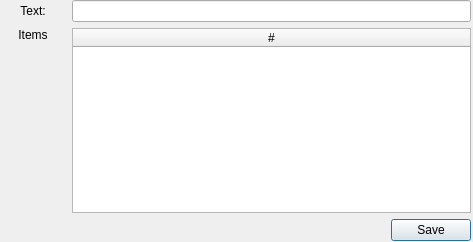
<?xml version="1.0" encoding="UTF-8"?>
<ui version="4.0">
 <class>EditInterDial</class>
 <widget class="QDialog" name="EditInterDial">
  <property name="geometry">
   <rect>
    <x>0</x>
    <y>0</y>
    <width>473</width>
    <height>242</height>
   </rect>
  </property>
  <property name="windowTitle">
   <string>Edit the Interactive</string>
  </property>
  <widget class="QWidget" name="verticalLayoutWidget">
   <property name="geometry">
    <rect>
     <x>0</x>
     <y>0</y>
     <width>471</width>
     <height>241</height>
    </rect>
   </property>
   <layout class="QVBoxLayout" name="verticalLayout" stretch="1,4,1">
    <item>
     <layout class="QHBoxLayout" name="horizontalLayout_2" stretch="1,6">
      <item>
       <widget class="QLabel" name="label">
        <property name="text">
         <string>Text:</string>
        </property>
        <property name="alignment">
         <set>Qt::AlignCenter</set>
        </property>
       </widget>
      </item>
      <item>
       <widget class="QLineEdit" name="lineEdit"/>
      </item>
     </layout>
    </item>
    <item>
     <layout class="QHBoxLayout" name="horizontalLayout_3" stretch="1,6">
      <item>
       <widget class="QLabel" name="label_2">
        <property name="text">
         <string>Items</string>
        </property>
        <property name="alignment">
         <set>Qt::AlignHCenter|Qt::AlignTop</set>
        </property>
       </widget>
      </item>
      <item>
       <widget class="QTableWidget" name="tableWidget">
        <property name="horizontalScrollBarPolicy">
         <enum>Qt::ScrollBarAlwaysOff</enum>
        </property>
        <property name="sizeAdjustPolicy">
         <enum>QAbstractScrollArea::AdjustIgnored</enum>
        </property>
        <property name="editTriggers">
         <set>QAbstractItemView::AllEditTriggers</set>
        </property>
        <property name="wordWrap">
         <bool>false</bool>
        </property>
        <property name="cornerButtonEnabled">
         <bool>true</bool>
        </property>
        <property name="columnCount">
         <number>1</number>
        </property>
        <attribute name="horizontalHeaderCascadingSectionResizes">
         <bool>false</bool>
        </attribute>
        <attribute name="horizontalHeaderMinimumSectionSize">
         <number>10</number>
        </attribute>
        <attribute name="horizontalHeaderStretchLastSection">
         <bool>true</bool>
        </attribute>
        <attribute name="verticalHeaderMinimumSectionSize">
         <number>22</number>
        </attribute>
        <column>
         <property name="text">
          <string>#</string>
         </property>
        </column>
       </widget>
      </item>
     </layout>
    </item>
    <item>
     <layout class="QHBoxLayout" name="horizontalLayout">
      <item>
       <spacer name="horizontalSpacer">
        <property name="orientation">
         <enum>Qt::Horizontal</enum>
        </property>
        <property name="sizeHint" stdset="0">
         <size>
          <width>40</width>
          <height>20</height>
         </size>
        </property>
       </spacer>
      </item>
      <item>
       <widget class="QPushButton" name="saveButton">
        <property name="text">
         <string>Save</string>
        </property>
       </widget>
      </item>
     </layout>
    </item>
   </layout>
  </widget>
 </widget>
 <resources/>
 <connections/>
</ui>
